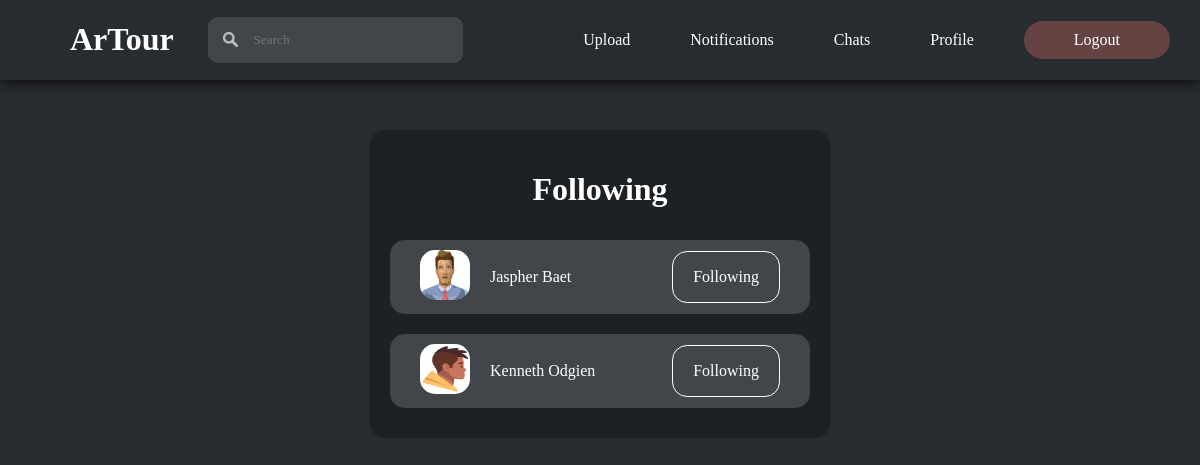
The page /html/following.php (signed in) on the database its author committed.
### tables this page shows
CREATE TABLE `users` (
  `profileId` int(11) NOT NULL,
  `profileType` int(11) NOT NULL,
  `profileName` varchar(255) NOT NULL,
  `profilePassword` varchar(255) NOT NULL,
  `profileDescription` varchar(255) NOT NULL,
  `profileAddress` varchar(255) NOT NULL,
  `profileEmail` varchar(255) NOT NULL,
  `profileNumber` varchar(11) NOT NULL,
  `profileFacebook` varchar(255) NOT NULL,
  `profileInstagram` varchar(255) NOT NULL,
  `profileX` varchar(255) NOT NULL,
  `profilePicture` varchar(255) NOT NULL,
  `dateCreated` date NOT NULL,
  `activeStatus` int(11) NOT NULL,
  `resetToken` varchar(64) DEFAULT NULL,
  `resetTokenExpire` datetime DEFAULT NULL,
  `verifyStatus` int(11) NOT NULL,
  `verifyToken` varchar(64) DEFAULT NULL,
  `verifyTokenExpire` varchar(64) DEFAULT NULL
);

### html/following.php (the view, shortened to what this page needs)
<!DOCTYPE html>
<html lang="en">
<head>
    <link rel="stylesheet" href="../css/following.css">
</head>
<body>
    <?php
        $DBHost = "localhost";
        $DBUser = "root";
        $DBPass = "";
        $DBName = "artourdb";
        $conn = mysqli_connect($DBHost, $DBUser, $DBPass, $DBName);
        $getFollowing = "SELECT * FROM users
        INNER JOIN follow
        ON follow.followedId=users.profileId
        WHERE followStatus=1 AND followerId='".$_SESSION['userId']."'";
        $followingResult = mysqli_query($conn, $getFollowing);
    ?>
    <header>
        <div class="mainheader">
            <div class="logo">
                <h1><a href="home.php"> ArTour </a></h1>
            </div>
            <div class="search">
                <form action="search.php" method="POST">
                    <img src="../images/searchicon.png" alt="">
                    <input type="search" id="search" name="search" placeholder="Search">
                </form>
            </div>
            <div class="navigation">
                <nav class="sections">
                    <a href="uploadimage.php"> Upload </a>
                    <a href="notifications.php"> Notifications </a>
                    <a href="chats.php"> Chats </a>
                    <a href="profile.php"> Profile </a>
                    <a class="button" href="#divOne"> Logout </a>
                </nav>
            </div>
        </div>
    </header>
    <main>
        <div class="container">
            <h1> Following </h1>
            <?php
                $following = mysqli_num_rows($followingResult);
                if($following>0){
                    while ($followed = mysqli_fetch_assoc($followingResult)){
                        echo "
                        <div class='profile'>
                            <div class='details'>
                                <a class='viewprofile' href='viewprofile.php?profile=".$followed['profileId']."'><img src='../profiles/".$followed['profilePicture']."' alt=''></a>
                                <p> <a class='viewprofile' href='viewprofile.php?profile=".$followed['profileId']."'> ".$followed['profileName']." </a> </p>
                            </div>
                            <div class='followStatus'>";
                            if ($followed['followStatus']==1) {
                                echo"
                                    <a class='followOn' href='removeFollowStatus.php?followId=".$followed['profileId']."'>
                                        <p> Following </p>
                                    </a>
                                </div>
                        </div>
                                ";
                            }
                    }
                }
            ?>
        </div>
    </main>
</body>
</html>

### css/following.css (style rules this page uses)
body { background-color: #282b30; background-size: cover; font-family: 'Century Gothic'; padding: 0; margin: 0; }
header { background-color: #282b30; display: flex; flex-direction: column; box-shadow: 0 0 15px black; width: 100%; position:sticky; top: 0; z-index: 99; }
.mainheader { display: flex; justify-content: space-between; align-items: center; }
.logo h1 { position:relative; left: 70px; }
.logo h1 a { text-decoration: none; color: white; }
.search { width: 20%; }
.search form { display: flex; align-items: center; flex-direction: row; background: #424549; border-radius: 10px; width: 100%; padding-left: 15px; }
.search form img { width: 15px; height: 15px; }
.search form input { background: #424549; padding: 15px; width: 100%; border: none; outline: none; box-sizing: border-box; font-family: "Century Gothic"; color: white; border-radius: 10px; }
.navigation { display: flex; flex-direction: row; }
nav { display: flex; align-items: center; }
main { display: flex; justify-content: center; }
.container { display: flex; flex-direction: column; align-items: center; margin-top: 50px; background-color: #1e2124; color: white; width: 35%; border-radius: 15px; padding: 20px; }
.profile { display: flex; flex-direction: row; align-items: center; justify-content: space-between; width: 100%; background-color: #424549; margin: 10px 0 10px 0; border-radius: 15px; }
.details, .followStatus { display: flex; flex-direction: row; align-items: center; margin: 10px 30px 10px 30px; }
.details img { width: 50px; height: 50px; border-radius: 15px; }
.details a { text-decoration: none; color: white; }
.details p a.viewprofile { margin-left: 20px; }

### rows shown on the page
users: profilePicture (picture), profileName "Jaspher Baet"
users: profilePicture (picture), profileName "Kenneth Odgien"
